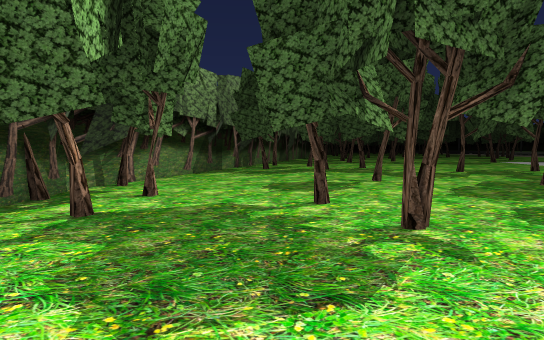
View 1 (above)

24 first-person views from a walk through a Unity game level. The camera is 1.2 m above the floor, tilts 4° down and sees 75° across. The floor is counted in squares, 2 m on a side. Each view is taken from the middle of a square. On the plan, view 1 faces up. The plan holds only what a view shows up to about 10 squares ahead; the rest is blank. The place goes on beyond the plan. The player character is not drawn. Some surface patterns are stand-ins.

View 2
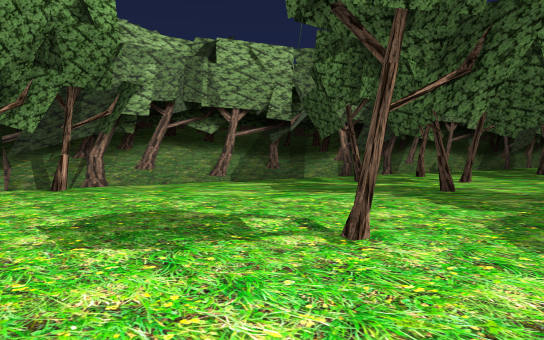

View 3
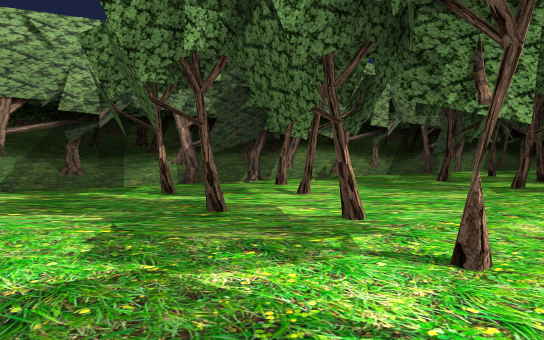

View 4
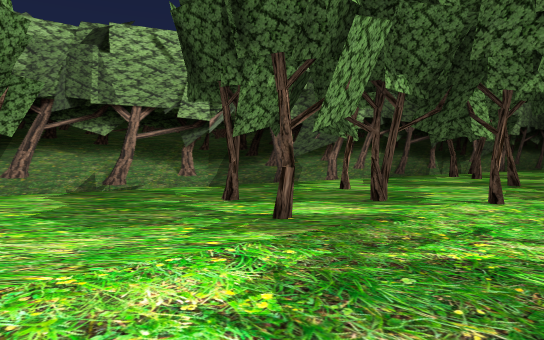

View 5
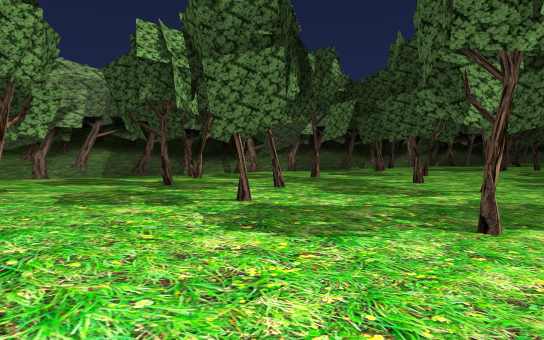

View 6
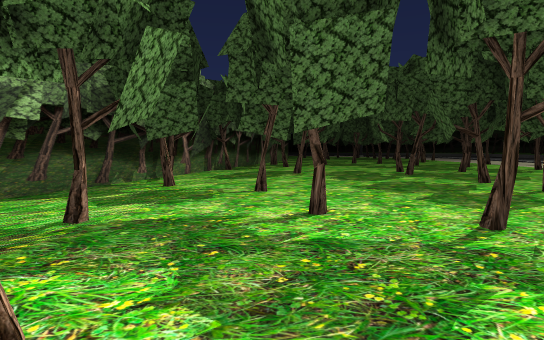

View 7
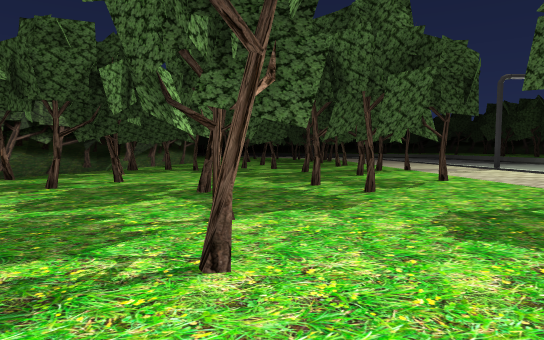

View 8
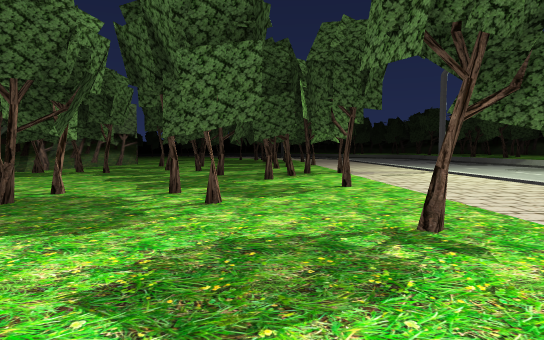

View 9
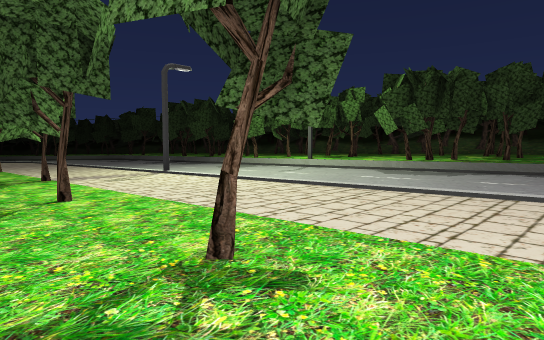

View 10
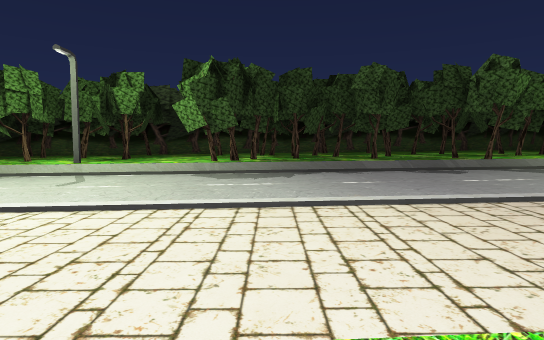

View 11
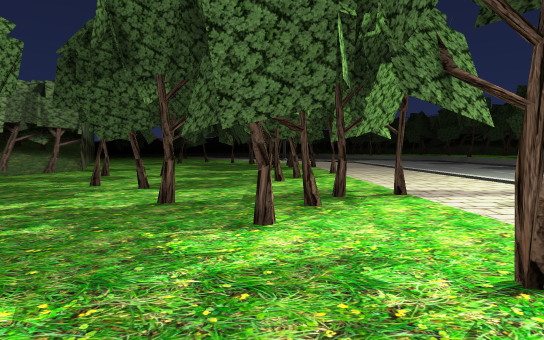

View 12
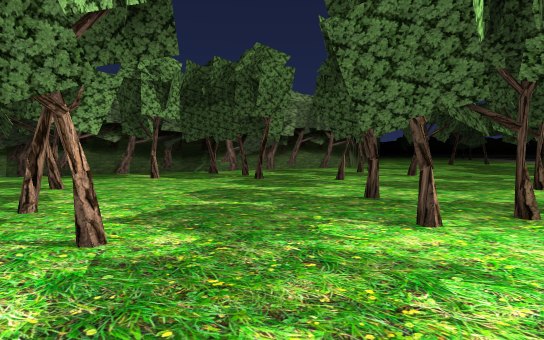

View 13
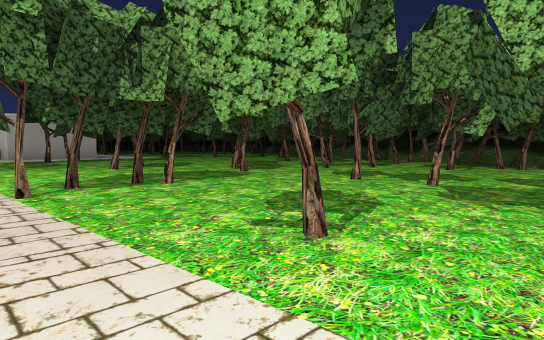

View 14
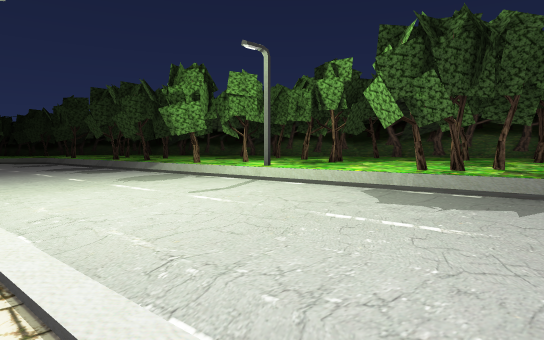

View 15
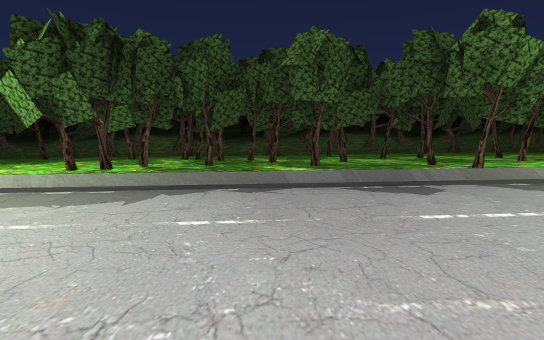

View 16
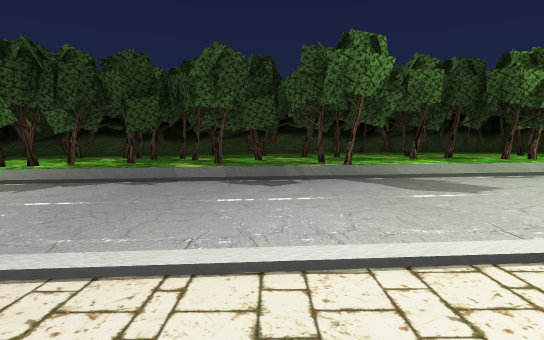

View 17
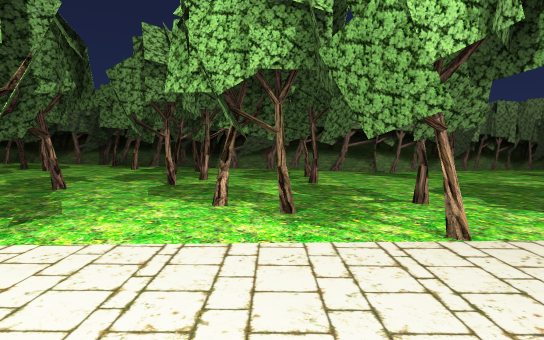

View 18
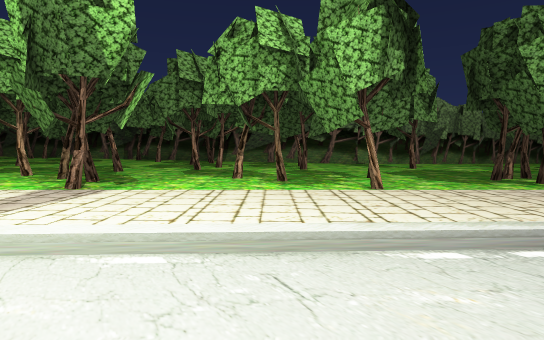

View 19
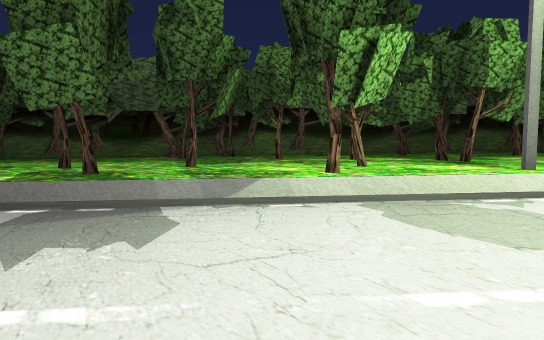

View 20
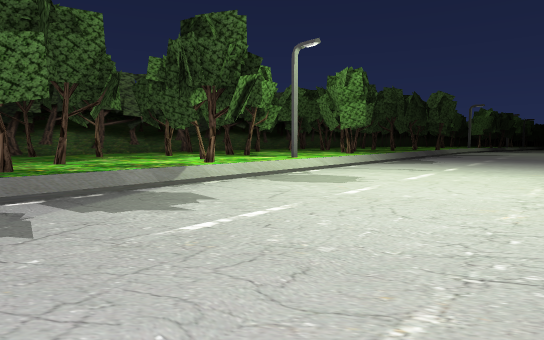

View 21
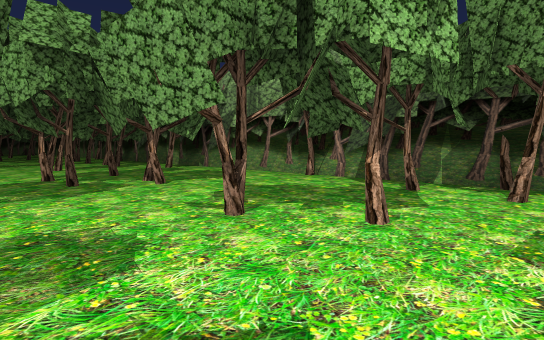

View 22
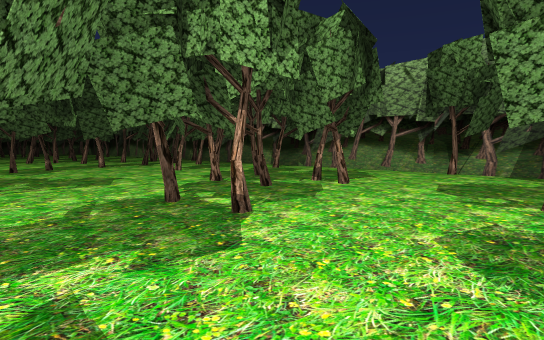

View 23
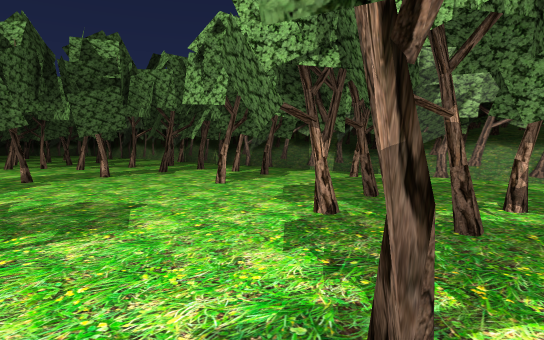

View 24
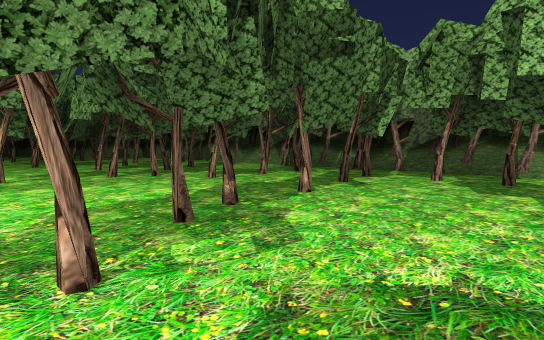

### Floor plan
Key: @ floor where view 1 was taken; # wall or solid block; x gap in a wall; . main floor; : floor 0.25 m higher than the main floor; - floor 0.25 m lower than the main floor; + floor 0.5 m higher than the main floor; _ floor 0.5 m lower than the main floor; / step, stairs or slope; = window, fence, low wall or low ledge; T thing the floor can be seen under or through.
Columns run from 3 left of view 1 to 25 right of it. Each row starts with its distance up from view 1.
 37          #____ ##  _____##...
 36          #__#__----/____#....
 35          #___--#---/____.....
 34          #_#-#-----/____....:
 33         ##-----#---/____#x..:
 32         #---#------/____/.::#
 31         ###--T--T--#__--#::##
 30         #-----TTT--/----.::#:
 29        #-#---------------::::
 28        #-------##-------/#:::
 27        #--#-#-----------/##::
 26        #----#-#---------//x:#
 25        #--------#-------- #:#
 24       ##----#----#-------x:##
 23      ###-#---#------/----###:
 22      #-------------./----:##:
 21      #---------### ./----=#:#
 20      #-----#.#....  /----x::#
 19     ###-#--.#.....   ----/::#
 18     #----..#......     --/:##
 17     #---.#........      -/:#+
 16    ###.#..... ...        /##+
 15    #-##......  ..          ++
 14    #....
 13    #..#..
 12   ##.....
 11   ##.#...
 10   #........
  9  ##x##...#.
  8  #.....#..
  7  #.......
  6  #...#..
  5 ##......
  4 #......
  3 #...#....
  2 #........
  1 ##......#
  0 #..@..#..
 -1 #..###...
 -2 #..###..
 -3 ##......
 -4 #........
 -5 #.#......
 -6 #x#.....#
 -7 #..#.#x..
 -8 ###......
 -9 #.###...
-10 #.......
-11 #....#.#
-12   .##..x

Positions as (right, up) in squares from view 1, and headings:
1: (0, 0), facing up
2: (3, 4), facing up-left
3: (4, 7), facing up-left
4: (5, 11), facing up-left
5: (9, 15), facing up-left
6: (6, 18), facing up
7: (10, 21), facing up
8: (12, 22), facing up
9: (12, 23), facing up-right
10: (13, 26), facing right
11: (12, 26), facing up
12: (13, 26), facing up-left
13: (15, 26), facing down-left
14: (16, 25), facing up-right
15: (16, 24), facing right
16: (15, 22), facing right
17: (16, 33), facing left
18: (18, 33), facing left
19: (17, 34), facing right
20: (16, 37), facing down-right
21: (3, 5), facing down-left
22: (5, 3), facing down-left
23: (4, 0), facing down-left
24: (5, -4), facing down-left
